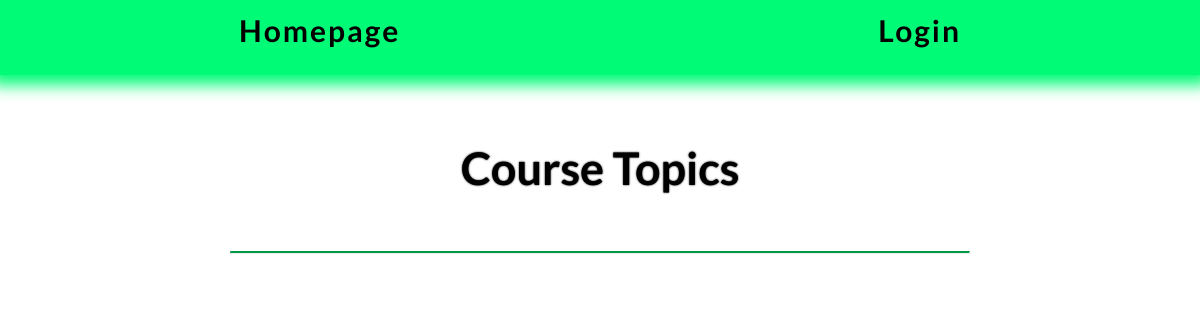
Page /course/ on the earlier database version.
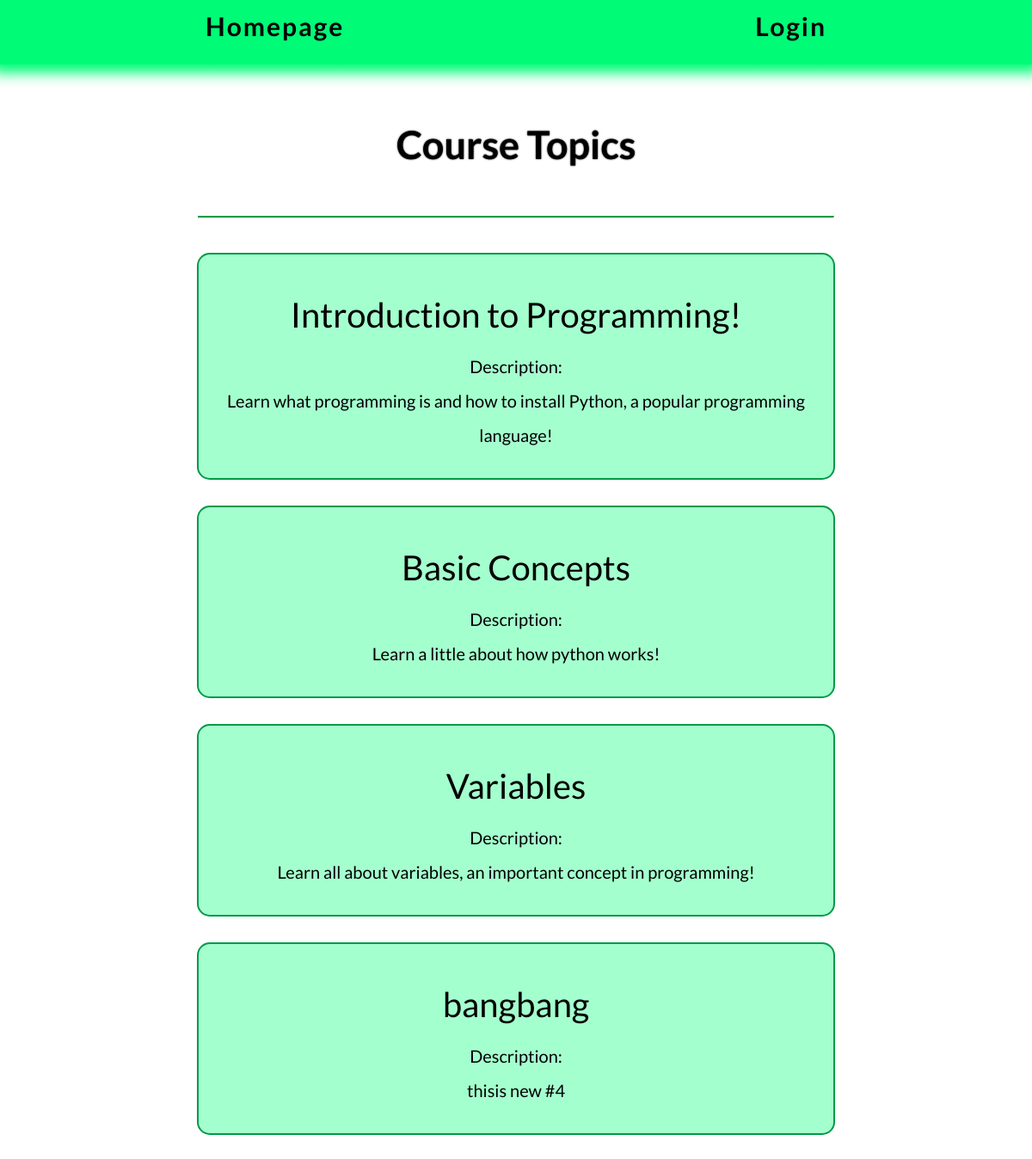
Same page on the later database version.
### course/models.py (models this page shows)
class Topic(models.Model):
    title = models.CharField(max_length=150,primary_key=False,default="",null=True)
    description = models.TextField(max_length=300,primary_key=False,default="")
    def __str__(self):
        return self.title

### course/views.py (the view)
# urls.py: path('',views.IndexViewa, name='courseoverview_url'),
def IndexViewa(request):
    topics = Topic.objects.all().order_by('id')
    for count, item in enumerate(topics):
        print(str(item) + str(count))
    return render(request,'course/base.html',{'Topicclass':Topic,'Chapter':Chapter,'topiclist':topics})

### course/templatetags/course_in_category.py (called while the page is built)
@register.filter  # code from stack overflow but it cool
def in_category(ch,topicins): #LEAVE AS ch. cuz then it's basicallly a blank argument and just uses the 2nd topic and not the first. please. this was a dumb bug that took me a minute to resolve
    return Chapter.objects.filter(topic=topicins)

### course/templates/course/base.html (shortened to what this page needs)
{% extends 'course/topbar.html' %}
{% load static %}
{% load course_in_category %}
     {% block content %}
        <div class="heading">
            <h1>Course Topics</h1><hr><br>
        </div>
        {% if Topicclass %}
                {% for topicins in topiclist %}
                <div class="dropdown">
                <div class="dropdown2">
                        <div class="topic">
                            {{ topicins.title }}
                            <span><div class="topic_description">Description:<br>{{ topicins.description }}</div></span>
                        </div>
                </div>
                {% endfor %}
                </div>
        {% else %}
            No Chapter Content Available, Try Again Later
        {% endif %}
    </body>
    {% endblock %}

### course/templates/course/topbar.html (shortened to what this page needs)
{% load static %}
<link rel="stylesheet" href="{% static 'base.css' %}">
<html>
    <head>
    </head>
    <body>
        <div class="topbar" id="topbar">
                <a href="/">Homepage</a>
            {% if user.is_authenticated %}
                <a href="/users/profile">Profile</a>
                <a href="/users/logout">Logout</a>
                <a href="/course">Course Menu</a>
            {% else %}
                <a href="/users/login">Login</a>
            {% endif %}
        </div>
            {% block content %}
            {% endblock %}
    </body>
</html>

### course/static/base.css (style rules this page uses)
:root { --black: #031A0D; --darker_green: #00c05b; --light_green: #00fb77; --lighter_green: #33FF94; --purple: #b357eb; --pink: #EB4BA2; --mg: #58eb40; --red: #eb3928; --yellow: #cce34; --offwhite: #B7BFEB; --grey: #e0e0e0; --color-primary-0: #00FF77; --color-primary-1: #A4FFCE; --color-primary-2: #70FFB2; --color-primary-3: #009947; --color-primary-4: #007637; --color-primary-5: #0DAAFF; --color-primary-6: #0083ca; --color-primary-7: #FF3900; --code_text: #f9f5fc; --border: solid var(--color-primary-3) 2px; --code_bg: #2B3245; --wide: 75%; --narrow: 50%; }
html { margin-left: 100px; margin-right: 100px; margin-top: 85px; margin-bottom: 85px; text-align: center; font-family: "Lato"; line-height: 2; }
hr { border-top: var(--border); color: var(--color-primary-2); }
.topbar { top:0; left:0; display: flex; font-family: 'Lato'; height: 75px; width: 100%; font-weight: bold; flex-direction: row; letter-spacing: 2px; justify-content: space-around; background-color: var(--light_green); box-shadow: 0px 0px 15px 10px var(--light_green); text-align: center; position: fixed; animation: 2s ease 0s 1 navbar_dropdown; animation-fill-mode: forwards; }
.topbar a { font-size: 30px; }
h1 { font-size: 45px; text-shadow: 0px 0px 2px black; }
.heading { font-family: "Lato"; display: flex; flex-direction: column; text-shadow: 0px 0px 5px 0px var(--purple); font-weight: normal; align-items: center; }
.heading hr { width: var(--wide); }
.topic { display: flex; flex-direction: column; justify-content: center; width: var(--wide); margin: auto; font-size: 40px; border-radius: 15px; background-color: var(--color-primary-1); border: var(--border); margin-bottom: 30px; padding-top: 30px; padding-bottom: 30px; align-text: center; }
.topic_description { font-size: 20px; font-weight: normal; }
a { font-style: normal; color: black; font-weight: bold; text-decoration: none; padding: 10px; border-radius: 5px; background-color: var(--color-primary-5); margin: auto; }
#topbar a { background-color: var(--light_green); padding: 0px; height: 100%; }

Differences in the rows shown:
added Topic: title "Introduction to Programming!", description "Learn what programming is and how to install Python, a popular programming language!"
added Topic: title "Basic Concepts", description "Learn a little about how python works!"
added Topic: description "Learn all about variables, an important concept in programming!"
added Topic: title "bangbang", description "thisis new #4"
